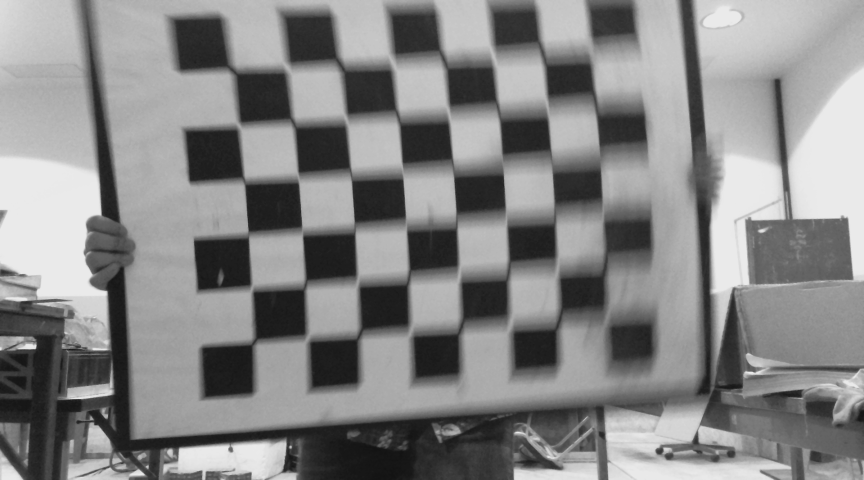
#> input picture Final_Exam/images/stereo/calibrationdata/left-0000.png, 864 x 480 px
$ jupyter execute --allow-errors Final_exam_6301072520172_sarawin.ipynb   (text cells are left out)
#> lines starting #> are read from the running program, lines starting #| are printed output that depends on the picture; long printed decimals are rounded; pictures that were not available may be replaced by others from this repository, and a replacement may not be noted
[cell 1]
import numpy as np
import cv2 as cv
from cv2 import aruco
import os
import matplotlib.pyplot as plt
import scipy

[cell 2]
chessboard_size = (8,6) # Your chessboard size

# iterative termination criteria, maximum iterationm and epsilon
term_criteria = (cv.TermCriteria_EPS+ cv.TermCriteria_MAX_ITER, 30, 0.001) # 30 จำนวนครั้งที่วน ม 0.001 ค่า error น้อยกว่าเท่าไหร่ถึงจะเลิกทำ

[cell 3]
# List to store object points and images point from all the images.
obj_points = list() # 3D points in heterogeneous Xi
img_points = list() # 2D points on image xi

# Defining the world coordinates for 3D points Xi
objp = np.zeros((1, chessboard_size[0] * chessboard_size[1], 3), np.float32) # objet point เป็น zero array ที่มีขนาด 8x6 vector 1 แถว 48 ชุด โดยแต่ละชุดมี คู่อันดับ 3 ตัว คือ x,y,z
objp[0,:,:2] = np.mgrid[0:chessboard_size[0], 0:chessboard_size[1]].T.reshape(-1, 2) # โดยที่ตำแหน่ง 0,1,2 เป็น mgrid = magegrid หลังจากนั้น Traspost and reshape
prev_img_shape = None

[cell 4]
def preprocessing(img) : # defind preprocessing function BGR2GRAY
    img_gray = cv.cvtColor(img, cv.COLOR_BGR2GRAY)
    # img = cv2.cvtColor(img, cv2.COLOR_BGR2RGB)
    return img_gray

[cell 5]
image_path = os.getcwd()+'/images/stereo/calibrationdata/' # อ่านภาพเข้ามาเก็บไว้ใน Image path
images = list() # create a list
image_size = None
print(image_path)

# Preparing calibration files
for filename in os.listdir(image_path) :
    print(filename)
    img = cv.imread(image_path+'{}'.format(filename))
#> img is the input picture: shape (480, 864, 3); min 19, max 235, mean 133.8
    images.append(img) # append to image list

[cell 6]
for image in images :
    img_gray = cv.cvtColor(image, cv.COLOR_BGR2GRAY)
    ret, corners = cv.findChessboardCorners(img_gray, chessboard_size, None) # xi in pixel (20,15)
    image_size = img_gray.shape
    # If found add obj points, image points afterthat refining them
    if ret == True :
        #print('Found')
        obj_points.append(objp) # Add Xi 3D

        corners2 = cv.cornerSubPix(img_gray, corners, (11,11), (-1,-1), term_criteria) # Refining xi -> xi in subpixel, xi -> floating point (19.7, 15.1)
        img_points.append(corners2) # Add xi 2D

        #Draw and display the chessboard corners
        img = cv.drawChessboardCorners(image, chessboard_size, corners2, ret)
        cv.imshow('frame', img)
        cv.waitKey(100)
#> this loop made 3 passes
#> pass 1, `img = cv.drawChessboardCorners(image, chessboard_size, corners2, ret)`:
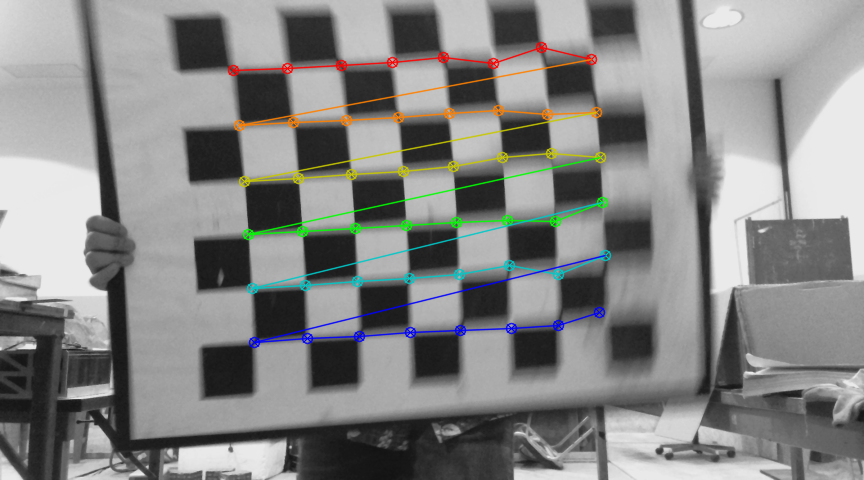
#> img: shape (480, 864, 3); mean B, G, R 133, 134.1, 133.6
#> pass 2, `img_gray = cv.cvtColor(image, cv.COLOR_BGR2GRAY)`:
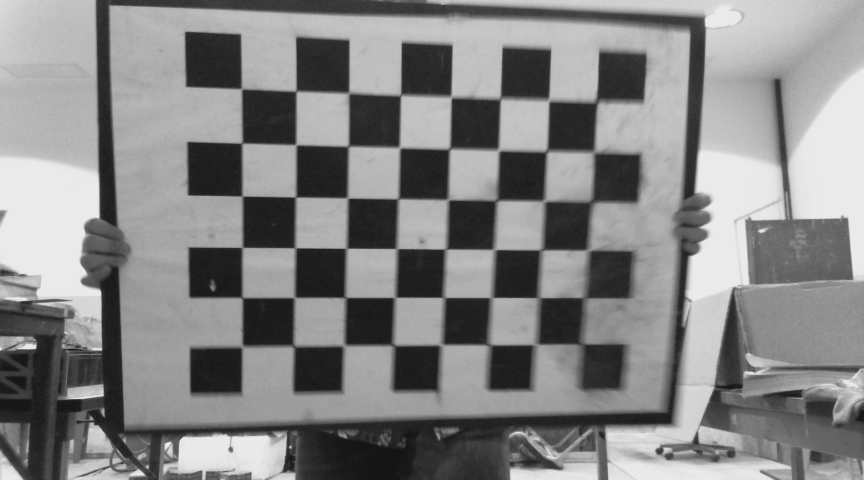
#> img_gray: shape (480, 864); min 19, max 235, mean 132.9
#> pass 2, `img = cv.drawChessboardCorners(image, chessboard_size, corners2, ret)`:
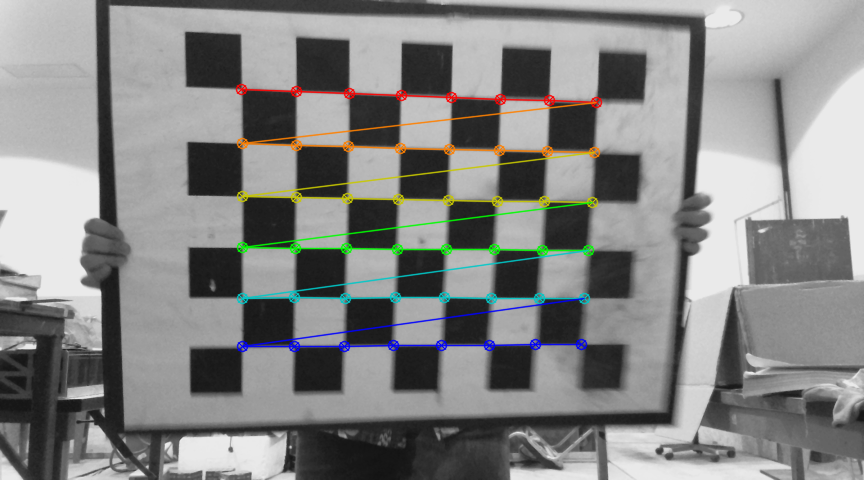
#> img: shape (480, 864, 3); mean B, G, R 132.3, 133.4, 132.9
#> after the loop:
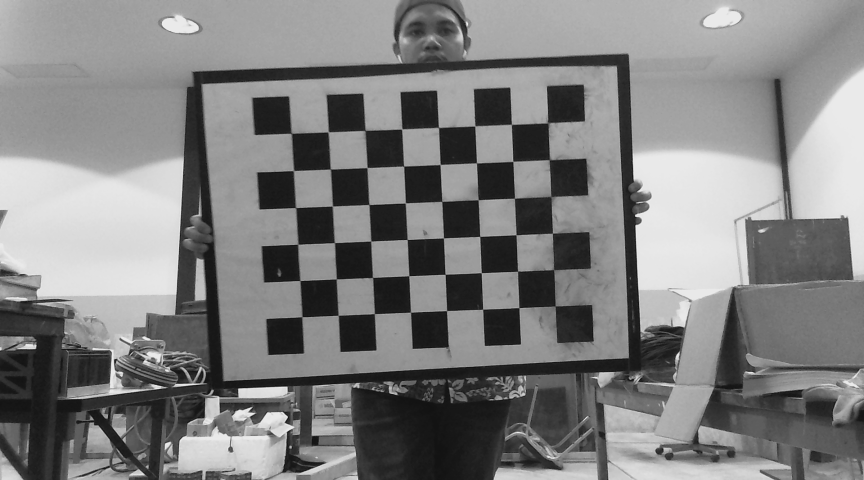
#> img_gray: shape (480, 864); min 17, max 236, mean 128.2
#> after the loop, img_points = 3 items; obj_points = 3 items

cv.destroyAllWindows()

[cell 7]
# # Start calibration argmin ||xi - PXi||^2 , xi = PXi
print('Calibration')
ret, mtx, dist, rvecs, tvecs = cv.calibrateCamera(obj_points,img_points, image_size[::-1] , None, None)
#> ret = 2.39; mtx = [[1495.3, 0, 393.2], [0, 1573, 194.5], [0, 0, 1]]; dist = [[-0.688, 167.9, 0.0131, -0.0888, -6196.8]]; rvecs = ([0.0841, 0.0608, -0.065], [0.307, -0.0281, 0.0209], [0.292, 0.0667, -0.0487]); tvecs = ([-2.97, -2.25, 29.08], [-2.85, -1.89, 29.05], [-2.75, -1.58, 40.27])

[cell 8]
img = images[0].copy()
h, w = img.shape[:2]
#> h = 480; w = 864
newcameramtx, roi = cv.getOptimalNewCameraMatrix(mtx,dist,(w,h),1,(w,h))
#> newcameramtx = [[1495.3, 0, 393.2], [0, 1541.9, 200.2], [0, 0, 1]]; roi = (0, 11, 863, 468)
print(mtx)
#| [[1.49532435e+03 0.00000000e+00 3.93245283e+02]
#|  [0.00000000e+00 1.57300672e+03 1.94542935e+02]
#|  [0.00000000e+00 0.00000000e+00 1.00000000e+00]]
print('Optimal K')
print(newcameramtx, roi)
#| [[1.49532435e+03 0.00000000e+00 3.93245283e+02]
#|  [0.00000000e+00 1.54185872e+03 2.00175631e+02]
#|  [0.00000000e+00 0.00000000e+00 1.00000000e+00]] (0, 11, 863, 468)

[cell 9]
dst = cv.undistort(img, mtx, dist, None, newcameramtx)
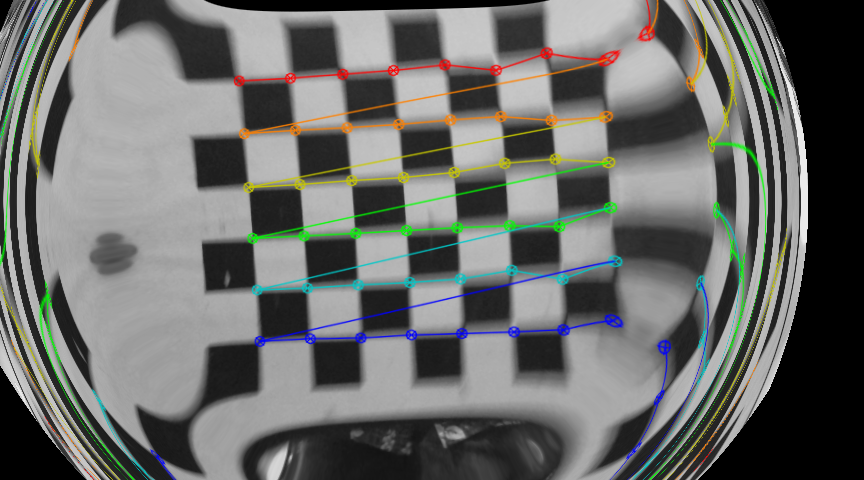
#> dst: shape (480, 864, 3); mean of channels 0, 1, 2 105.4, 107.9, 106.4; drawn as B, G, R
undistored = cv.undistort(img, mtx, dist, None, None)
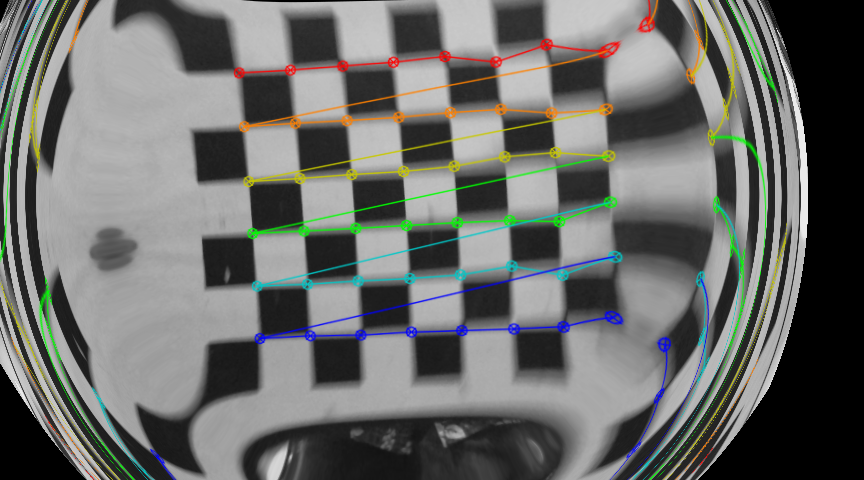
#> undistored: shape (480, 864, 3); mean of channels 0, 1, 2 106.1, 108.7, 107.1; drawn as B, G, R
x,y,w,h = roi
#> x = 0; y = 11; w = 863; h = 468
dst = dst[y:y+h, x:x+w]
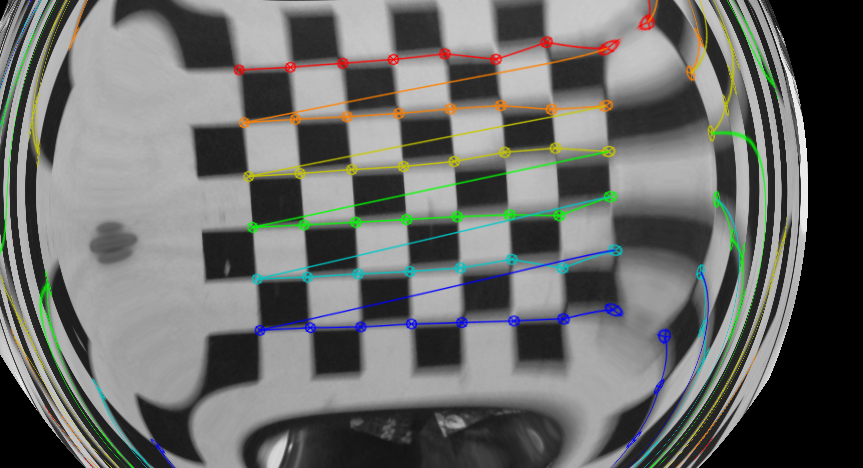
#> dst: shape (468, 863, 3); mean of channels 0, 1, 2 106.4, 108.9, 107.3; drawn as B, G, R

[cell 10]
mean_error = 0
for i in range(len(obj_points)) :
    reprojected_point,_ = cv.projectPoints(obj_points[i], rvecs[i], tvecs[i], mtx, dist)
    error = cv.norm(img_points[i], reprojected_point, cv.NORM_L2)/len(reprojected_point)
    mean_error += error
#> this loop made 3 passes
#> (error, mean_error) on passes 1 to 3: (0.568, 0.568), (0.132, 0.699), (0.131, 0.831)
#> after the loop, mean_error = 0.831

print("Reprojection error: {}".format(mean_error))
#| Reprojection error: 0.8308

while True :
    cv.imshow('calibrated', dst)
    cv.imshow('undistort', undistored)
    if cv.waitKey(1) & 0xFF == ord('q') :
#> (key q is pressed here)
        break
cv.destroyAllWindows()

[cell 11]
# [6 lines of commented-out code are left out]

[cell 12]
def augmented_image(frame,im_src, pts_src, pts_dst):

    # Calculate Homography
    h, status = cv.findHomography(pts_src, pts_dst)

    # Warp source image to destination based on homography
    warped_image = cv.warpPerspective(im_src, h, (frame.shape[1],frame.shape[0]))

    # Prepare a mask representing region to copy from the warped image into the original frame.
    mask = np.zeros([frame.shape[0], frame.shape[1]], dtype=np.uint8)
    cv.fillConvexPoly(mask, np.int32(pts_dst), (255, 255, 255), cv.LINE_AA)
    im_out = cv.add(frame, warped_image, mask=cv.bitwise_not(mask))
    im_out = cv.add(im_out, warped_image)

    return im_out

[cell 13]
sift = cv.SIFT_create()
bf = cv.BFMatcher()

[cell 14]
params_dir = os.getcwd()+'/new-camera_params/' #Calibration -> Parallel image
print(params_dir)

# Load camera parameters
# ret = np.load(params_dir+'ret.npy')
K = np.load(params_dir+'K.npy')
#> (reads Final_Exam/K.npy from the repository)
dist = np.load(params_dir+'dist.npy')
#> (reads Final_Exam/dist.npy from the repository)
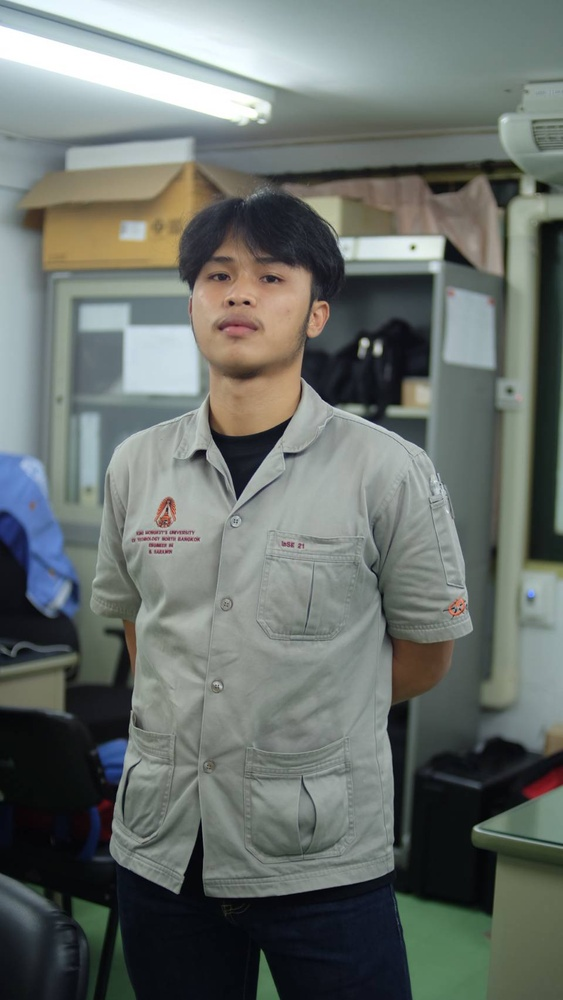
#> input picture 75381.jpg, 563 x 1000 px, shrunk from 960 x 1706 before the run, given in place of left_output-1.avi, which was not available
#> further down, frame is the input picture: shape (1000, 563, 3); mean B, G, R 108.3, 112.5, 105.9
#> `filter = cv.filter2D(query_img, -1, kernel)`:
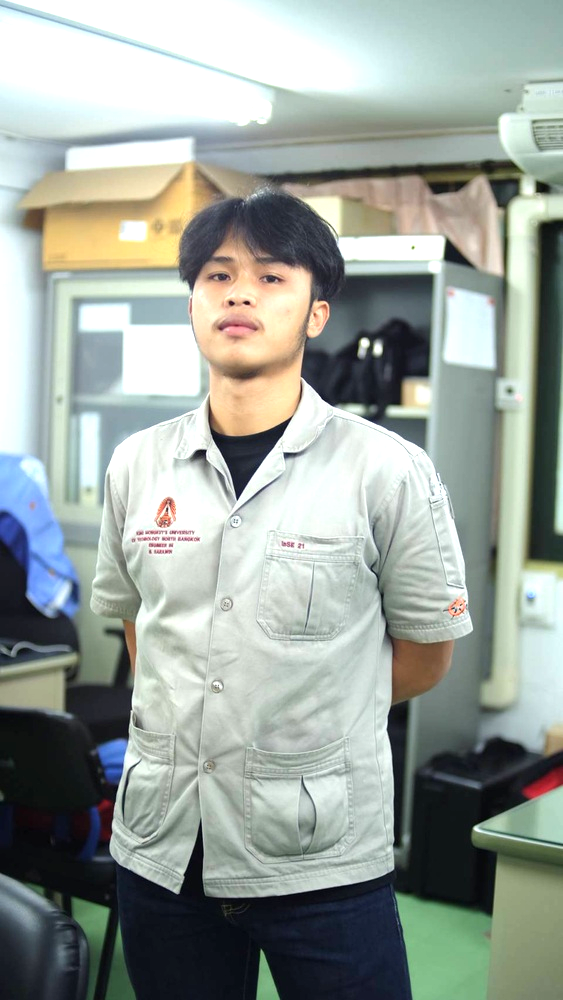
#> filter: shape (1000, 563, 3); mean B, G, R 155.6, 162.3, 153.9
# focal_length = (K[0,0] + K[1,1])/2

print("Camera matrix")
print(K)
print("Len distortion")
print(dist)

# [10 lines of commented-out code are left out]

[cell 15]
# AruCo_dict = cv.aruco.Dictionary_get(cv.aruco.DICT_4X4_50) # Given Aruco
# AruCo_params = cv.aruco.DetectorParameters_create()
# board = cv.aruco.GridBoard_create(1, 1, 0.182, 0.0075, AruCo_dict)

[cell 16]
# [6 lines of commented-out code are left out]

[cell 17]
vid = cv.VideoCapture('Final_exam/Dataset-1/left_output-1.avi')
template_img = cv.imread('Templates/Template-1.png')
# [4 lines of commented-out code are left out]
#> (the rest of this cell did not finish here and is left out)

#> (a cell that did not finish here is left out)

#> in preprocessing (call 2), `img_gray = cv.cvtColor(img, cv.COLOR_BGR2GRAY)`:
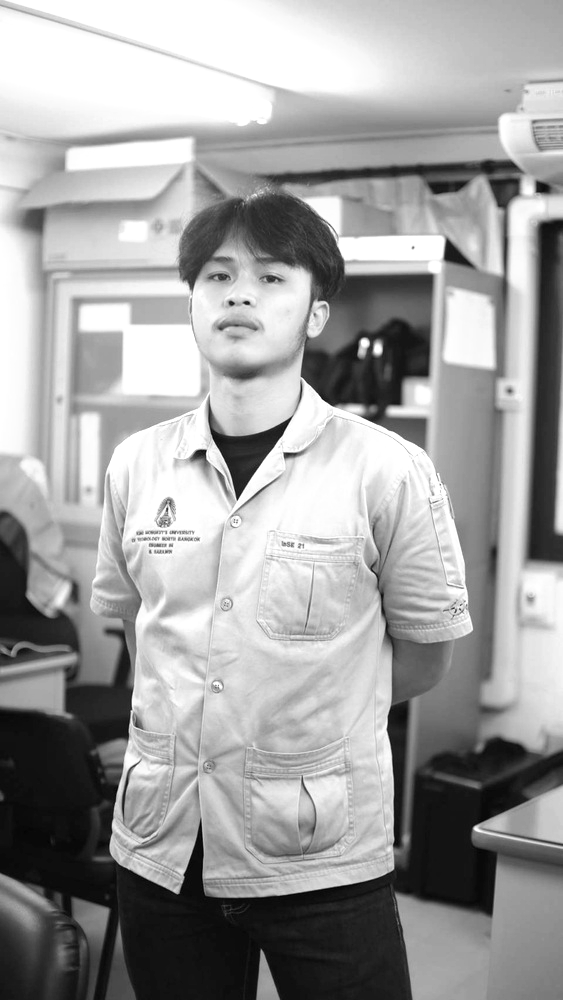
#> img_gray: shape (1000, 563); min 0, max 255, mean 159

        template_kpts, template_desc = sift.detectAndCompute(template_img, None)
        query_kpts, query_desc = sift.detectAndCompute(query_gray, None)
        matches = bf.knnMatch(template_desc, query_desc, k=2)

        good_matches = list()
        good_matches_list = list()
        for m, n in matches :
            if m.distance < 0.7*n.distance :
                good_matches.append(m)
                good_matches_list.append([m])


        if len(good_matches) > 8 :
            src_pts = np.float32([ template_kpts[m.queryIdx].pt for m in good_matches ]).reshape(-1,1,2)
            dst_pts = np.float32([ query_kpts[m.trainIdx].pt for m in good_matches ]).reshape(-1,1,2)

            H, inlier_masks = cv.findHomography(src_pts, dst_pts, cv.RANSAC, 1.2)

            h, w = template_img.shape[:2]
            template_box = np.float32([[0, 0], [0, h-1], [w-1, h-1], [w-1, 0]]).reshape(-1,1,2)
            transformed_box = cv.perspectiveTransform(template_box, H)

            detected_img = cv.polylines( frame, [np.int32(transformed_box)], True, (0,0,255), 2, cv.LINE_AA)
            drawmatch_img = cv.drawMatchesKnn(template_img, template_kpts, detected_img, query_kpts, good_matches_list, None, flags=2, matchesMask=inlier_masks)

            # [20 lines of commented-out code are left out]


            cv.imshow('Video exam',detected_img )

        if cv.waitKey(1) & 0xFF == ord('q') :
            break
    else :
        break

vid.release  ()
cv.destroyAllWindows ()
